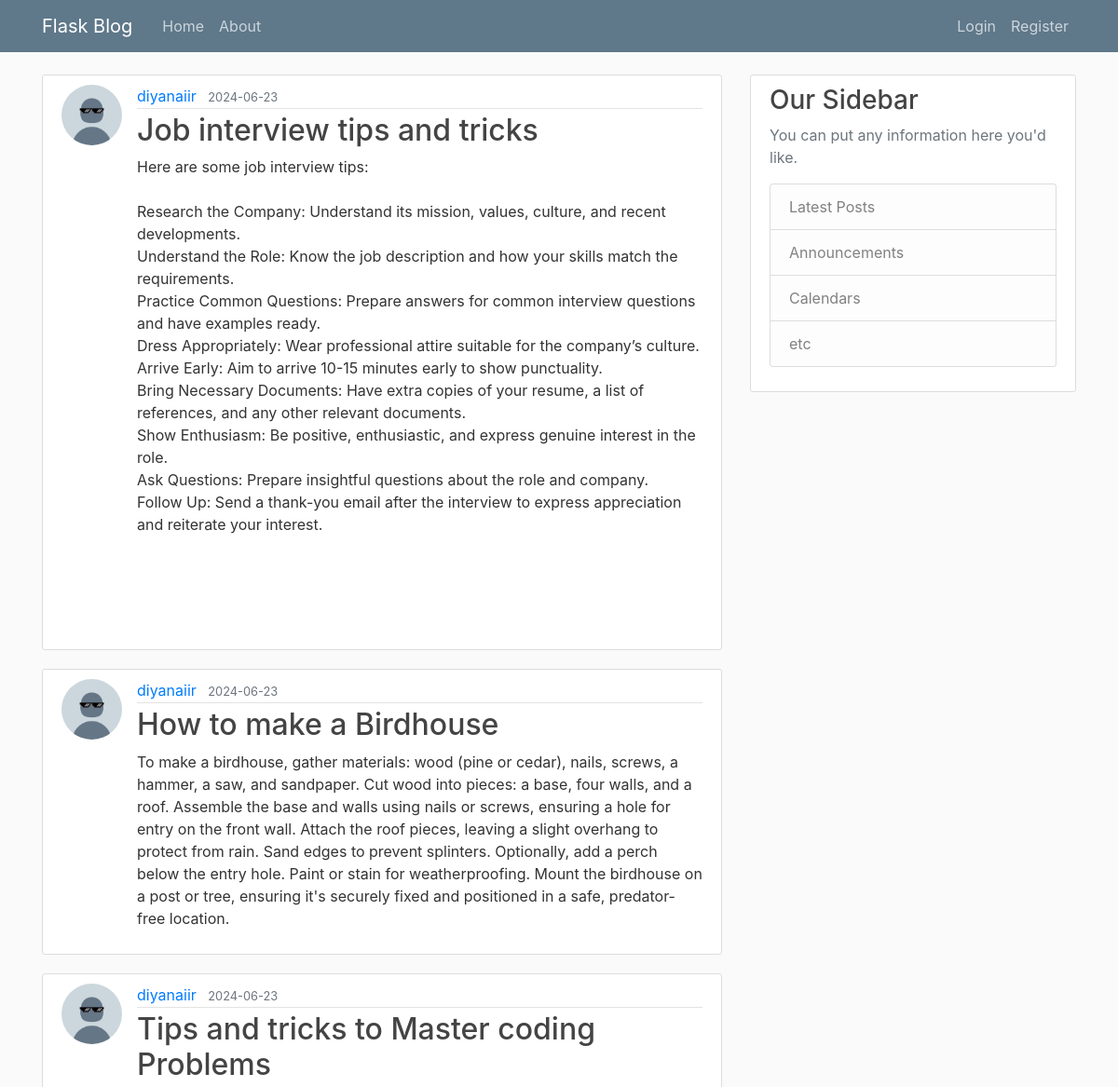
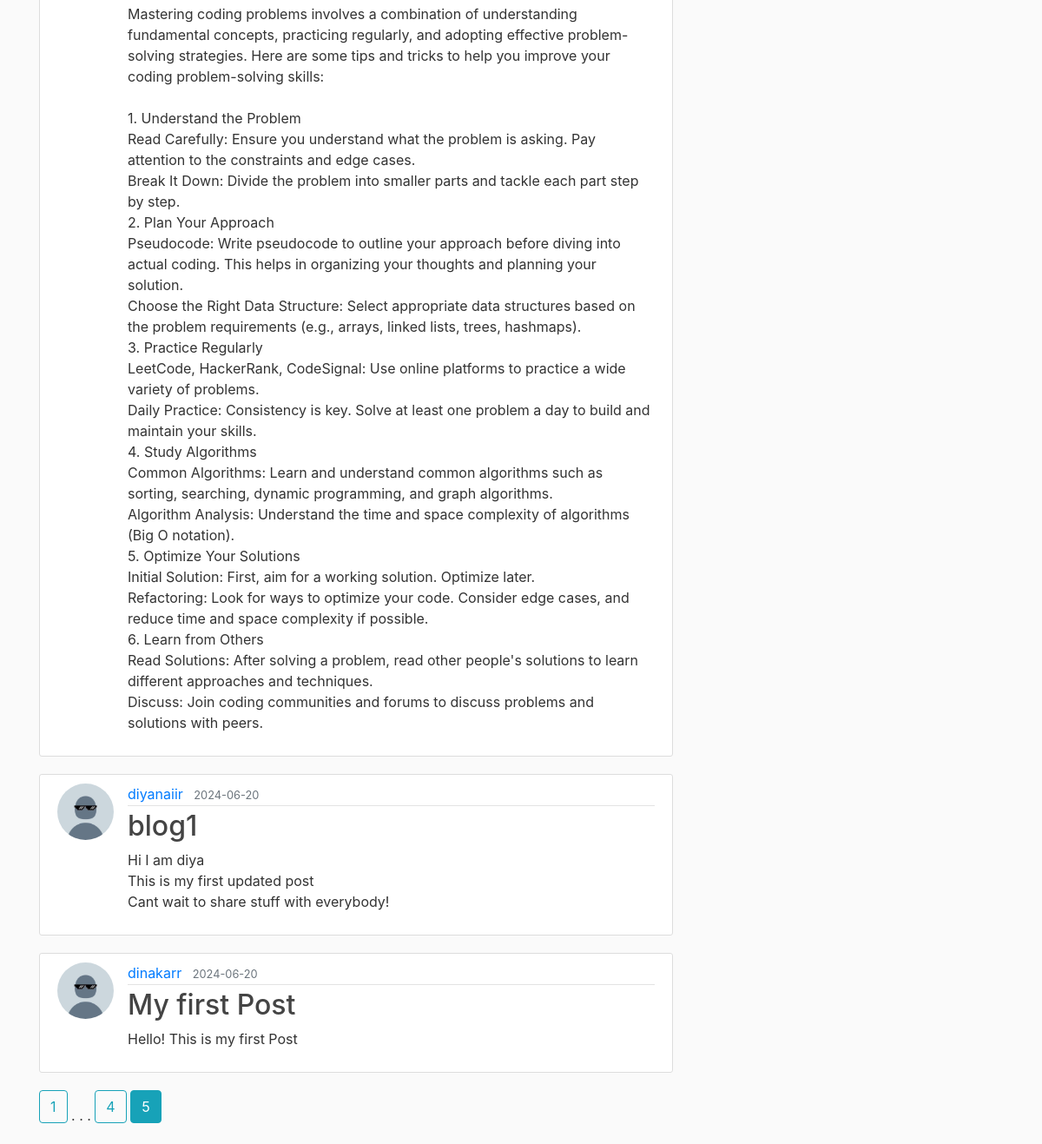
/home?page=5, run on the app's committed database (2 pictures, top to bottom).
### flaskblog/models.py (models this page shows, shortened)
class Post(db.Model):
    id =db.Column(db.Integer, primary_key=True)
    title =db.Column(db.String(100), nullable=False)
    date_posted = db.Column(db.DateTime,nullable=False,default=lambda: datetime.now(pytz.utc))
    content =db.Column(db.Text,nullable=False)
    user_id = db.Column(db.Integer,db.ForeignKey('user.id'),nullable=False)

class User(db.Model, UserMixin):
    id = db.Column(db.Integer, primary_key=True)
    username = db.Column(db.String(20), unique=True,nullable=False)
    email = db.Column(db.String(120), unique=True,nullable=False)
    image_file = db.Column(db.String(20),nullable=False, default = 'default.jpg') #we will later hash the images files
    password= db.Column(db.String(60), nullable=False)
    posts=db.relationship('Post',backref='author', lazy=True) #posts attribute has a relationship to the Post model, backref helps to provide the user who wrote the post, 'lazy' sql alchemy loads the data in one go

### flaskblog/main/routes.py (the view)
@main.route("/")
@main.route("/home")
def home():
    page = request.args.get('page',1,type=int) #to grab the page we want
    posts=Post.query.order_by(Post.date_posted.desc()).paginate(page= page, per_page=5)
    return render_template('home.html',posts1=posts) #no title is passed hence default used

### flaskblog/templates/home.html
{% extends "layouts.html" %}
{% block content %}
{% for post in posts1.items%}
<article class="media content-section">
  <img class="rounded-circle article-img" src="{{url_for('static', filename='profile_pics/'+ post.author.image_file) }}">
  <div class="media-body">
      <div class="article-metadata">
        <a class="mr-2" href="{{ url_for('users.user_posts', username=post.author.username)}}">{{ post.author.username }}</a>
        <small class="text-muted">{{ post.date_posted.strftime('%Y-%m-%d') }}</small>
      </div>
      <h2><a class="article-title" href="{{url_for('posts.post', post_id=post.id) }}">{{ post.title }}</a></h2>
      <p class="article-content">{{ post.content }}</p>
    </div>
  </article>
    {% endfor %}
  {% for page_num in posts1.iter_pages(left_edge=1,right_edge=1, left_current=1, right_current=2) %}
    {% if page_num %}
      {% if posts1.page==page_num %}
        <a class="btn btn-info mb-4 " href ="{{url_for('main.home',page=page_num)}}">{{ page_num }} </a>
      {% else %}
        <a class="btn btn-outline-info mb-4 " href ="{{url_for('main.home',page=page_num)}}">{{ page_num }} </a>
      {% endif %}
    {% else %}
        . . .
    {% endif %}
  {% endfor %}
{% endblock content %}

### flaskblog/static/main.css (style rules this page uses)
body { background: #fafafa; color: #333333; margin-top: 5rem; }
h1, h2, h3, h4, h5, h6 { color: #444444; }
.content-section { background: #ffffff; padding: 10px 20px; border: 1px solid #dddddd; border-radius: 3px; margin-bottom: 20px; }
.article-title { color: #444444; }
.article-content { white-space: pre-line; }
.article-img { height: 65px; width: 65px; margin-right: 16px; }
.article-metadata { padding-bottom: 1px; margin-bottom: 4px; border-bottom: 1px solid #e3e3e3 }

### data on the page
Post: image_file (placeholder picture), author.username "diyanaiir", date_posted "2024-06-23", title "Job interview tips and tricks", content "Here are some job interview tips: Research the Company: Understand its mission, values, culture, and recent developments. Understand the Role: Know the job description and how your skills match the requirements. Practice Common Questions: Prepare answers for common interview questions and have examples ready. Dress Appropriately: Wear professional attire suitable for the company’s culture. Arrive Early: Aim to arrive 10-15 minutes early to show punctuality. Bring Necessary Documents: Have extra copies of your resume, a list of references, and any other relevant documents. Show Enthusiasm: Be positive, enthusiastic, and express genuine interest in the role. Ask Questions: Prepare insightful…"
Post: image_file (placeholder picture), author.username "diyanaiir", date_posted "2024-06-23", title "How to make a Birdhouse", content "To make a birdhouse, gather materials: wood (pine or cedar), nails, screws, a hammer, a saw, and sandpaper. Cut wood into pieces: a base, four walls, and a roof. Assemble the base and walls using nails or screws, ensuring a hole for entry on the front wall. Attach the roof pieces, leaving a slight overhang to protect from rain. Sand edges to prevent splinters. Optionally, add a perch below the entry hole. Paint or stain for weatherproofing. Mount the birdhouse on a post or tree, ensuring it's securely fixed and positioned in a safe, predator-free location."
Post: image_file (placeholder picture), author.username "diyanaiir", date_posted "2024-06-23", title "Tips and tricks to Master coding Problems", content "Mastering coding problems involves a combination of understanding fundamental concepts, practicing regularly, and adopting effective problem-solving strategies. Here are some tips and tricks to help you improve your coding problem-solving skills: 1. Understand the Problem Read Carefully: Ensure you understand what the problem is asking. Pay attention to the constraints and edge cases. Break It Down: Divide the problem into smaller parts and tackle each part step by step. 2. Plan Your Approach Pseudocode: Write pseudocode to outline your approach before diving into actual coding. This helps in organizing your thoughts and planning your solution. Choose the Right Data Structure: Select…"
Post: image_file (placeholder picture), author.username "diyanaiir", date_posted "2024-06-20", title "blog1", content "Hi I am diya This is my first updated post Cant wait to share stuff with everybody!"
Post: image_file (placeholder picture), author.username "dinakarr", date_posted "2024-06-20", title "My first Post", content "Hello! This is my first Post"

### other printed values
{{ page_num }} "1" "4"
{{ page_num }} "5"
